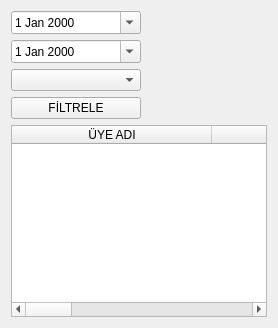
             <widget class="QWidget" name="tab">
              <attribute name="title">
               <string>ÖDÜNÇ HAREKETLERİ</string>
              </attribute>
              <layout class="QVBoxLayout" name="verticalLayout_16">
               <item alignment="Qt::AlignLeft">
                <widget class="QDateEdit" name="date_rapor_baslangic">
                 <property name="minimumSize">
                  <size>
                   <width>130</width>
                   <height>0</height>
                  </size>
                 </property>
                 <property name="calendarPopup">
                  <bool>true</bool>
                 </property>
                </widget>
               </item>
               <item alignment="Qt::AlignLeft">
                <widget class="QDateEdit" name="date_rapor_bitis">
                 <property name="minimumSize">
                  <size>
                   <width>130</width>
                   <height>0</height>
                  </size>
                 </property>
                 <property name="calendarPopup">
                  <bool>true</bool>
                 </property>
                </widget>
               </item>
               <item alignment="Qt::AlignLeft">
                <widget class="QComboBox" name="cmb_rapor_uye">
                 <property name="minimumSize">
                  <size>
                   <width>130</width>
                   <height>0</height>
                  </size>
                 </property>
                </widget>
               </item>
               <item alignment="Qt::AlignLeft">
                <widget class="QPushButton" name="btn_rapor_filtrele">
                 <property name="minimumSize">
                  <size>
                   <width>130</width>
                   <height>0</height>
                  </size>
                 </property>
                 <property name="text">
                  <string>FİLTRELE</string>
                 </property>
                </widget>
               </item>
               <item>
                <widget class="QTableWidget" name="tbl_rapor_hareket">
                 <attribute name="horizontalHeaderMinimumSectionSize">
                  <number>30</number>
                 </attribute>
                 <attribute name="horizontalHeaderDefaultSectionSize">
                  <number>200</number>
                 </attribute>
                 <attribute name="horizontalHeaderStretchLastSection">
                  <bool>true</bool>
                 </attribute>
                 <attribute name="verticalHeaderDefaultSectionSize">
                  <number>30</number>
                 </attribute>
                 <column>
                  <property name="text">
                   <string>ÜYE ADI</string>
                  </property>
                 </column>
                 <column>
                  <property name="text">
                   <string>KİTAP ADI</string>
                  </property>
                 </column>
                 <column>
                  <property name="text">
                   <string>VERİLİŞ TARİHİ</string>
                  </property>
                 </column>
                 <column>
                  <property name="text">
                   <string>SON TESLİM</string>
                  </property>
                 </column>
                 <column>
                  <property name="text">
                   <string>DURUM</string>
                  </property>
                 </column>
                </widget>
               </item>
              </layout>
             </widget>
